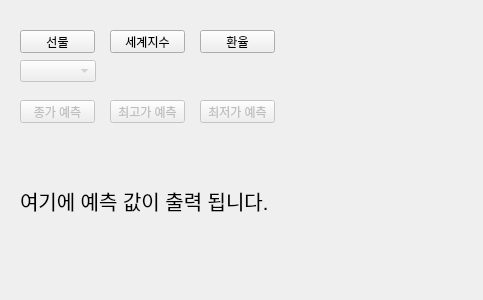
<?xml version="1.0" encoding="UTF-8"?>
<ui version="4.0">
 <class>Form</class>
 <widget class="QWidget" name="Form">
  <property name="geometry">
   <rect>
    <x>0</x>
    <y>0</y>
    <width>483</width>
    <height>300</height>
   </rect>
  </property>
  <property name="windowTitle">
   <string>Form</string>
  </property>
  <widget class="QLabel" name="lbl_01">
   <property name="geometry">
    <rect>
     <x>20</x>
     <y>180</y>
     <width>441</width>
     <height>41</height>
    </rect>
   </property>
   <property name="font">
    <font>
     <pointsize>15</pointsize>
    </font>
   </property>
   <property name="text">
    <string>여기에 예측 값이 출력 됩니다.</string>
   </property>
  </widget>
  <widget class="QComboBox" name="cbox_list">
   <property name="enabled">
    <bool>false</bool>
   </property>
   <property name="geometry">
    <rect>
     <x>20</x>
     <y>60</y>
     <width>76</width>
     <height>22</height>
    </rect>
   </property>
  </widget>
  <widget class="QPushButton" name="btn_futures">
   <property name="geometry">
    <rect>
     <x>20</x>
     <y>30</y>
     <width>75</width>
     <height>23</height>
    </rect>
   </property>
   <property name="text">
    <string>선물</string>
   </property>
  </widget>
  <widget class="QPushButton" name="btn_world_indices">
   <property name="geometry">
    <rect>
     <x>110</x>
     <y>30</y>
     <width>75</width>
     <height>23</height>
    </rect>
   </property>
   <property name="text">
    <string>세계지수</string>
   </property>
  </widget>
  <widget class="QPushButton" name="btn_currencies">
   <property name="geometry">
    <rect>
     <x>200</x>
     <y>30</y>
     <width>75</width>
     <height>23</height>
    </rect>
   </property>
   <property name="text">
    <string>환율</string>
   </property>
  </widget>
  <widget class="QPushButton" name="btn_close">
   <property name="enabled">
    <bool>false</bool>
   </property>
   <property name="geometry">
    <rect>
     <x>20</x>
     <y>100</y>
     <width>75</width>
     <height>23</height>
    </rect>
   </property>
   <property name="text">
    <string>종가 예측</string>
   </property>
  </widget>
  <widget class="QPushButton" name="btn_high">
   <property name="enabled">
    <bool>false</bool>
   </property>
   <property name="geometry">
    <rect>
     <x>110</x>
     <y>100</y>
     <width>75</width>
     <height>23</height>
    </rect>
   </property>
   <property name="text">
    <string>최고가 예측</string>
   </property>
  </widget>
  <widget class="QPushButton" name="btn_low">
   <property name="enabled">
    <bool>false</bool>
   </property>
   <property name="geometry">
    <rect>
     <x>200</x>
     <y>100</y>
     <width>75</width>
     <height>23</height>
    </rect>
   </property>
   <property name="text">
    <string>최저가 예측</string>
   </property>
  </widget>
 </widget>
 <resources/>
 <connections/>
</ui>
